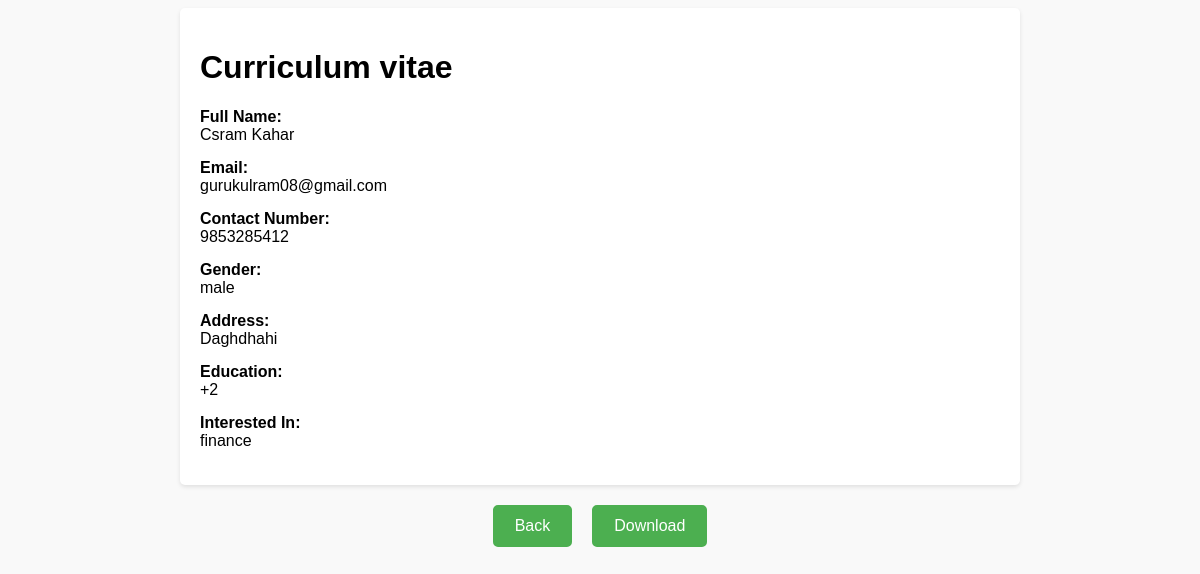
The page /accounts/seeker_profile/cv (signed in) on the database its author committed.
### accounts/models.py (models this page shows, shortened)
class Client(models.Model):
    user= models.OneToOneField(User,on_delete=models.CASCADE)
    contact = models.CharField(max_length=15,null=True)
    gender = models.CharField(max_length=10, null=True)
    address = models.CharField(max_length=100, null=True)
    image = models.ImageField(blank=True,null=True, upload_to='seeker/', default='user.jpg')
    education = models.CharField(max_length=50, null=True)
    interested_in = models.CharField(max_length=50, null=True)

### accounts/views.py (the view)
# urls.py: path('seeker_profile/cv', views.CV, name='CV'),
def CV(request):
    if request.user.is_authenticated:
        user_details = Client.objects.filter(user=request.user)[0]
        userinfo=User.objects.filter(username=request.user)[0]
        if user_details and userinfo:
            print(userinfo.username)
            print(userinfo.email)
            print(userinfo.first_name)
            print(userinfo.last_name)
            print(user_details.image)
            print(user_details.contact)
            print(user_details.education)
            print(user_details.interested_in)
            return render(request, 'cv.html', {'user_details': user_details, 'userinfo': userinfo})
        else:
            return HttpResponse("Please complete your profile to view your CV.")
    else:
        return redirect('/accounts/login/')

### templates/cv.html (shortened to what this page needs)
<!DOCTYPE html>
<html lang="en">
<head>
</head>
<body>
    <main>
        <div class="cv-container" id='cv'>
            <div class="heading">
                <h1>Curriculum vitae</h1>
            </div>
            {% if user_details and userinfo %}
            <div class="cv-item">
                <label for="first_name">Full Name:</label>
            <p>{{userinfo.first_name}} {{userinfo.last_name}}</p>
        </div>
        <div class="cv-item">
            <label for="email">Email:</label>
            <p>{{userinfo.email}}</p>
        </div>
        <div class="cv-item">
            <label for="contact">Contact Number:</label>
            <p>{{user_details.contact}}</p>
        </div>
        <div class="cv-item">
            <label for="gender">Gender:</label>
            <p>{{user_details.gender}}</p>
        </div>
        <div class="cv-item">
            <label for="address">Address:</label>
            <p>{{user_details.address}}</p>
        </div>
        <div class="cv-item">
            <label for="education">Education:</label>
            <p>{{user_details.education}}</p>
        </div>
        <div class="cv-item">
            <label for="interested_in">Interested In:</label>
            <p>{{user_details.interested_in}}</p>
        </div>
        {%else%}
        <div class="cv-item">
            <label for="interested_in">Sorry No Data Found</label>
        </div>
        {% endif %}
    </div>
    <div class="btn-wrapper">
        <a href="/accounts/seeker_profile"><button>Back</button><a>
        <button id='download'>Download</button>
    </div>
</main>
</body>
</html>

### templates/cv.html (style rules this page uses)
body { font-family: Arial, sans-serif; background-color: #f9f9f9; }
.cv-container { max-width: 800px; margin: 0 auto; padding: 20px; background-color: #ffffff; border-radius: 5px; box-shadow: 0 2px 4px rgba(0, 0, 0, 0.1); }
.cv-item { margin-bottom: 15px; }
.cv-item label { font-weight: bold; }
.cv-item p { margin: 0; }
.btn-wrapper { margin: 20px 0; display: flex; width: 100%; justify-content: center; gap: 20px; }
button { padding: 10px 20px; border: none; border-radius: 5px; background-color: #4CAF50; color: white; font-size: 16px; cursor: pointer; border: 2px solid #4CAF50; transition: all 0.2s ease-in-out; }

### rows shown on the page
Client: contact "9853285412", gender "male", address "Daghdhahi", education "+2", interested_in "finance"

### other values the page prints
{{ userinfo.first_name }} "Csram"
{{ userinfo.last_name }} "Kahar"
{{ userinfo.email }} "gurukulram08@gmail.com"
